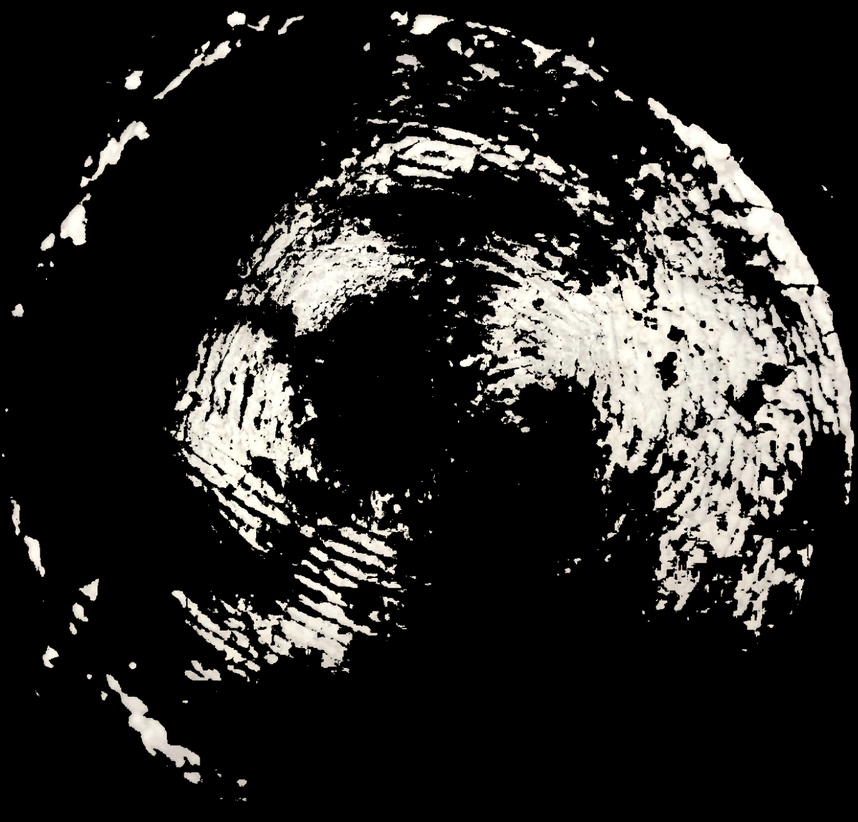
#> input picture grid.jpg, 858 x 822 px, shrunk from 1336 x 1280 before the run
$ python grid.py
#> lines starting #> are read from the running program, lines starting #| are printed output that depends on the picture; after the words box and inside, x2 and y2 are one past the last pixel; in counts of white or black regions, pixels touching at a corner belong together
import cv2
import numpy as np

def find_middle_cells_two_layers(grid):
          # Define the dimensions of the grid
    rows = len(grid)
    cols = len(grid[0])

    # List to store indices of middle cells
    middle_cells = []

    # Iterate over each cell in the grid

    for i in range(2, rows - 2):
        skip=0;
        for j in range(2, cols - 2):
            color = grid[i][j]
            if(color==0 or skip > 0):
                skip-=1
                continue;
            print(grid[i][j])
            # Check if the cell is surrounded by 2 layers of the same color
            if (grid[i-1][j] == color and grid[i+1][j] == color and
                grid[i][j-1] == color and grid[i][j+1] == color and
                grid[i-2][j] == color and grid[i+2][j] == color and
                grid[i][j-2] == color and grid[i][j+2] == color):
                # Append the index of the middle cell to the list
                middle_cells.append((i, j))
                skip=2;
    return middle_cells

# Read the image
image = cv2.imread('grid.jpg')
#> image is the input picture: shape (822, 858, 3); mean B, G, R 37.1, 39, 40

# Convert the image to grayscale
gray = cv2.cvtColor(image, cv2.COLOR_BGR2GRAY)

# Threshold the image to obtain white regions
_, white_mask = cv2.threshold(gray, 200, 255, cv2.THRESH_BINARY)
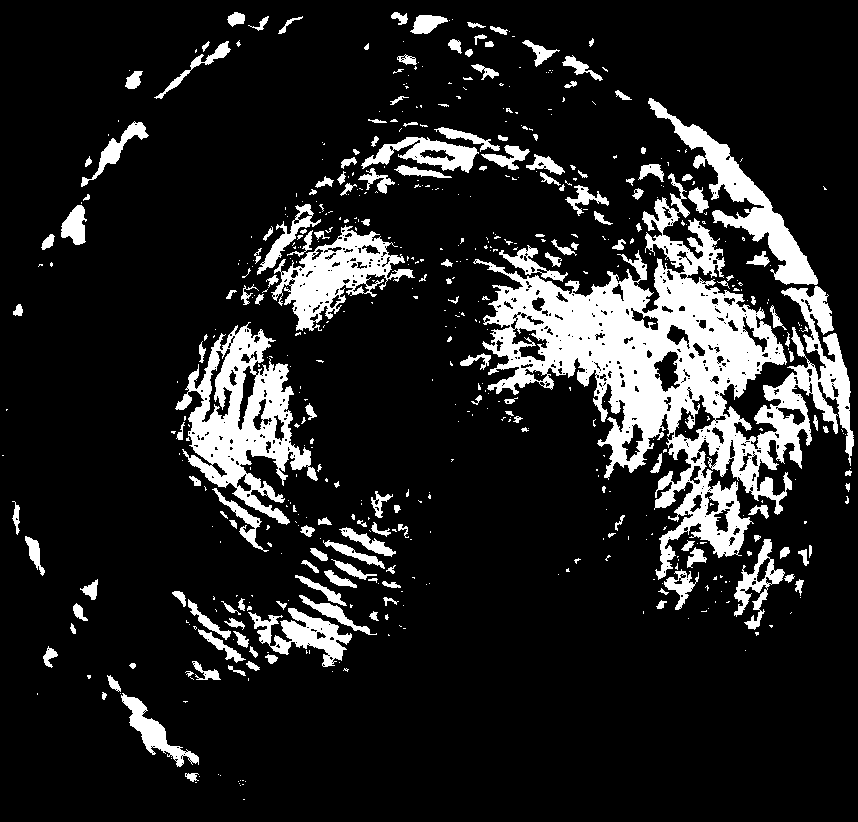
#> white_mask: shape (822, 858); 14.2% white; 568 white regions (391 under 20 px), largest, box (x1, y1, x2, y2) and area: (473, 173, 854, 580) 46289, (175, 322, 318, 525) 11307, (648, 98, 818, 285) 5839

# Define the grid size
grid_size = 200
# Overlay grid lines on the original image
rows, cols = gray.shape
#> rows = 822; cols = 858

# Draw horizontal lines
for i in range(0, rows, grid_size):
    cv2.line(image, (0, i), (cols, i), (0, 255, 0), 1)
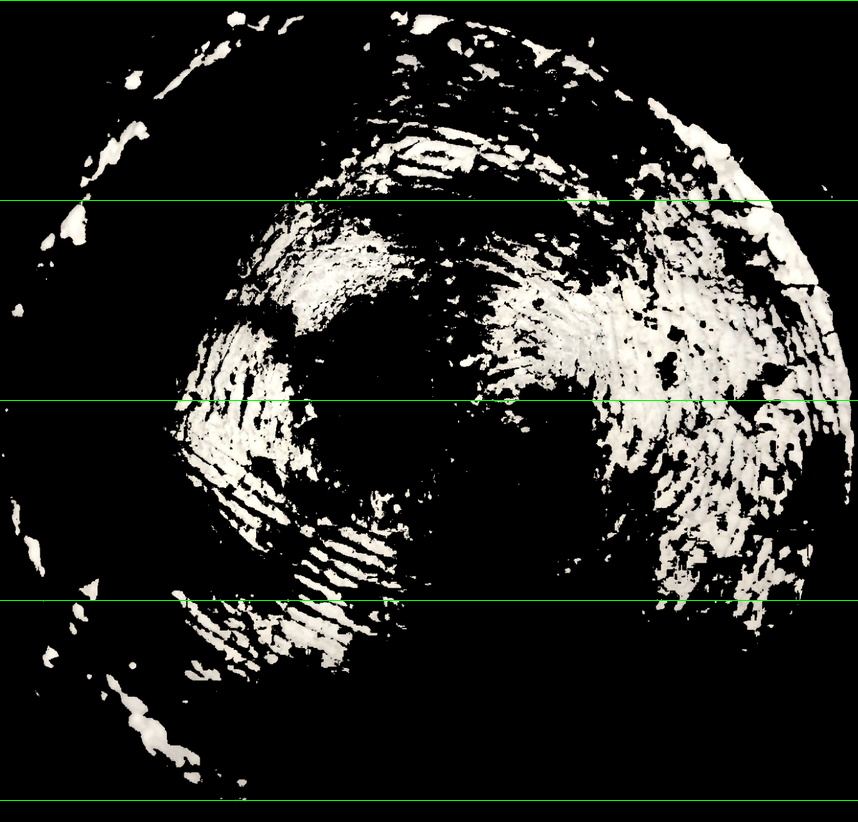
#> image: shape (822, 858, 3); 0.61% of pixels changed, all inside (x1, y1, x2, y2) = (0, 0, 858, 801)

# Draw vertical lines
for j in range(0, cols, grid_size):
    cv2.line(image, (j, 0), (j, rows), (0, 255, 0), 1)
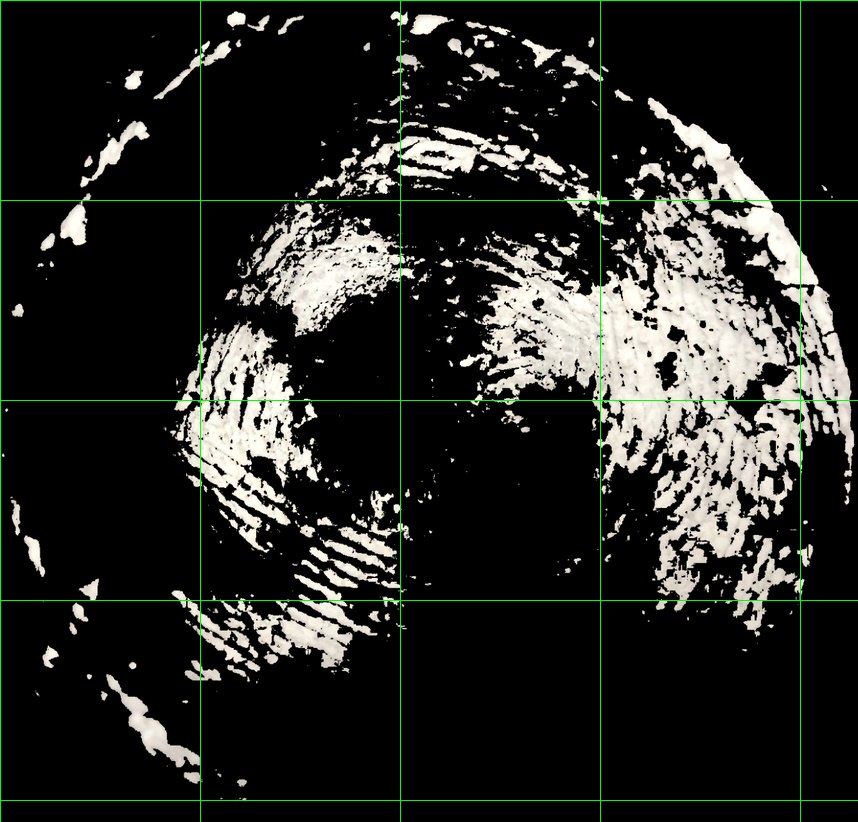
#> image: shape (822, 858, 3); 0.58% of pixels changed, all inside (x1, y1, x2, y2) = (0, 1, 801, 822)

whites = [[0] * cols for _ in range(rows)]
#> whites = 822 items
for i in range(0, rows, grid_size):
    for j in range(0, cols, grid_size):
        # Extract the cell's region
        cell = white_mask[i:i+grid_size, j:j+grid_size]
        # Check if at least 50% of the cell is white
        if np.mean(cell) >= 50:  # Assuming white has intensity > 127.5 for 50%
            # Highlight the cell
            whites[i][j]=1
            cv2.rectangle(image, (j, i), (j+grid_size, i+grid_size), (0, 0, 255), 1)
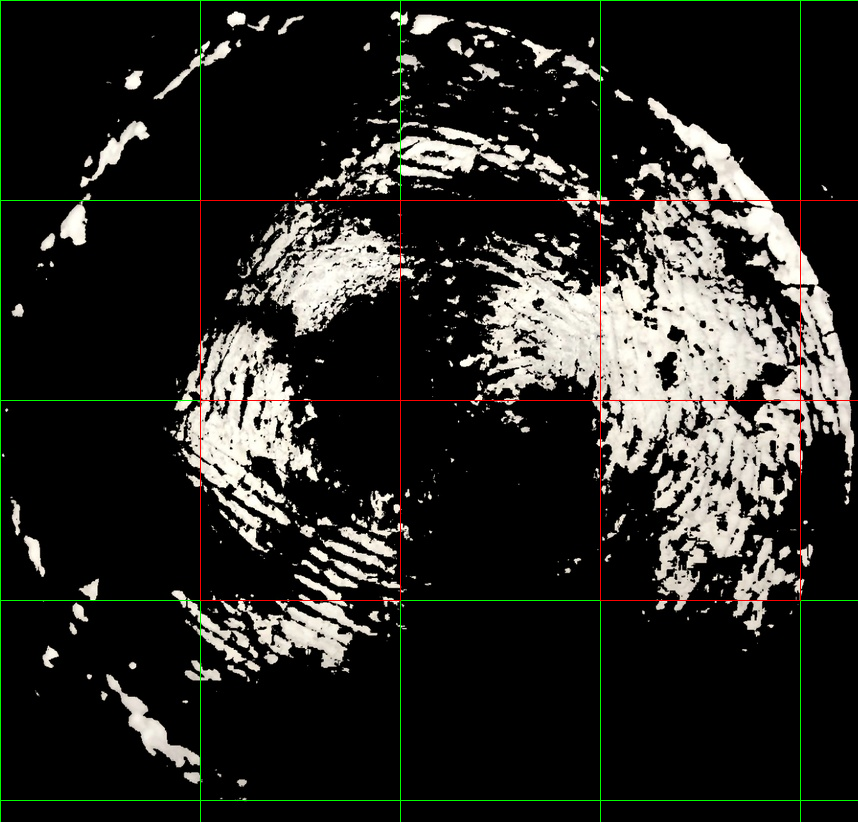
#> image: shape (822, 858, 3); 0.47% of pixels changed, all inside (x1, y1, x2, y2) = (200, 200, 858, 601)
print(find_middle_cells_two_layers(whites))
#> in find_middle_cells_two_layers, `rows = len(grid)`: rows = 822
#> in find_middle_cells_two_layers, `cols = len(grid[0])`: cols = 858
#> the loop in find_middle_cells_two_layers, `for i in range(2, rows - 2):` made 818 passes
#| 1
#| 1
#| 1
#| 1
#| 1
#| 1
#> after the loop in find_middle_cells_two_layers, `for i in range(2, rows - 2):`: middle_cells = []
# Display the image with highlighted cells
# print(whites)
cv2.imshow('Image with Highlighted Cells', image)
cv2.waitKey(0)
cv2.destroyAllWindows()

$ run again, with pills.jpg copied over grid.jpg
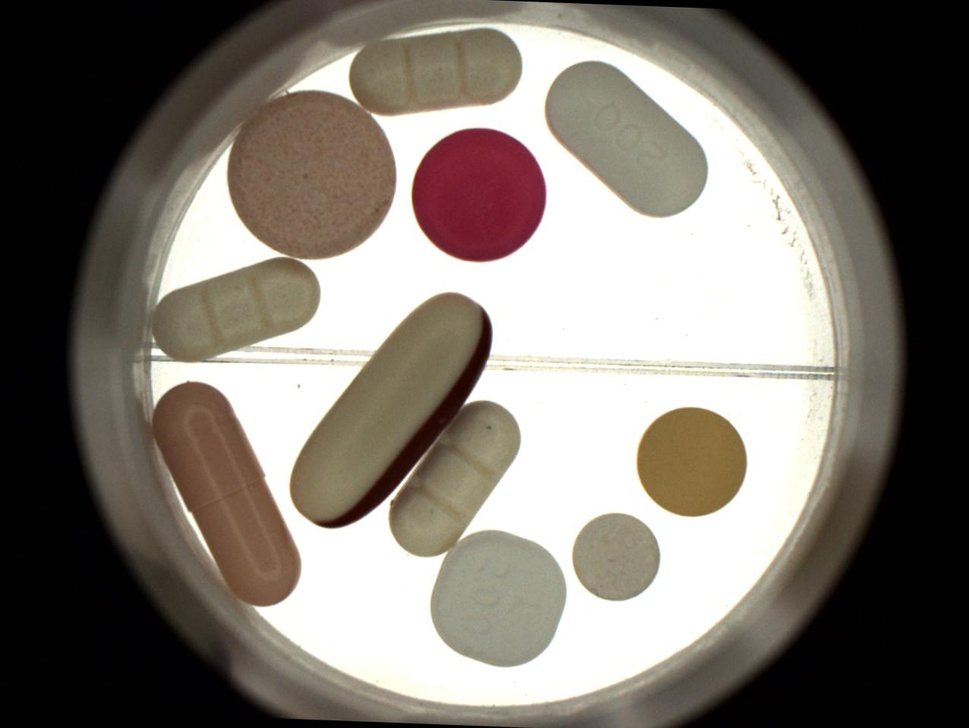
#> input picture pills.jpg, 969 x 728 px, shrunk from 1276 x 958 before the run
#> image is the input picture: shape (728, 969, 3); mean B, G, R 111.3, 119.2, 125.6
#> `_, white_mask = cv2.threshold(gray, 200, 255, cv2.THRESH_BINARY)`:
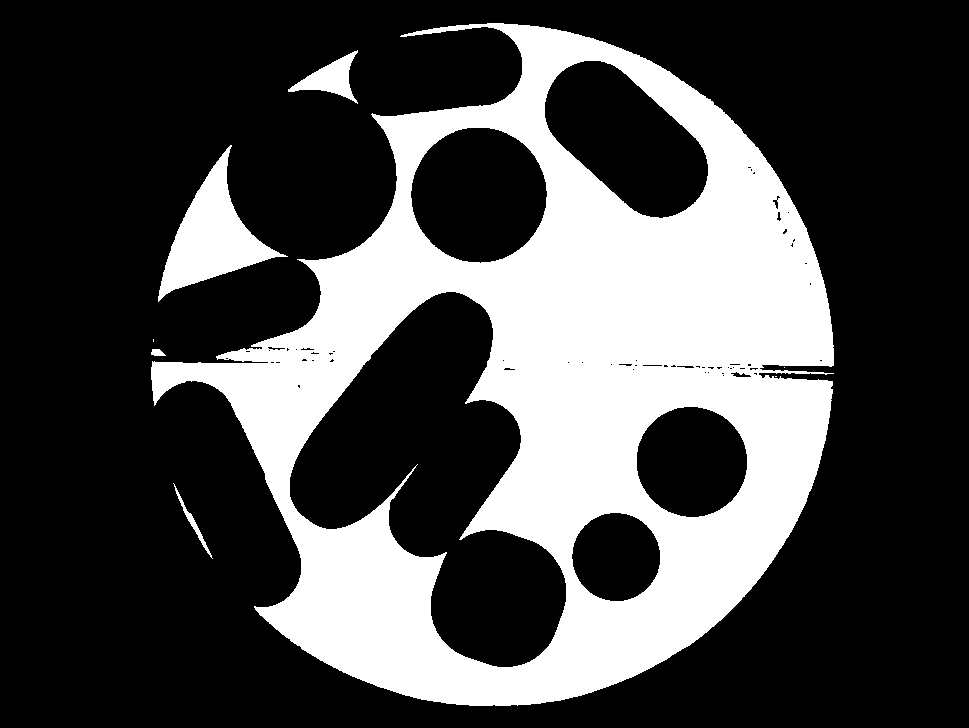
#> white_mask: shape (728, 969); 28.9% white; 8 white regions (3 under 20 px), largest, box (x1, y1, x2, y2) and area: (151, 23, 834, 706) 194698, (158, 145, 288, 302) 7203, (288, 50, 358, 104) 1443, (173, 483, 213, 559) 299, (151, 349, 166, 356) 78
#> whites = 728 items
#> after the loop `for i in range(0, rows, grid_size):`:
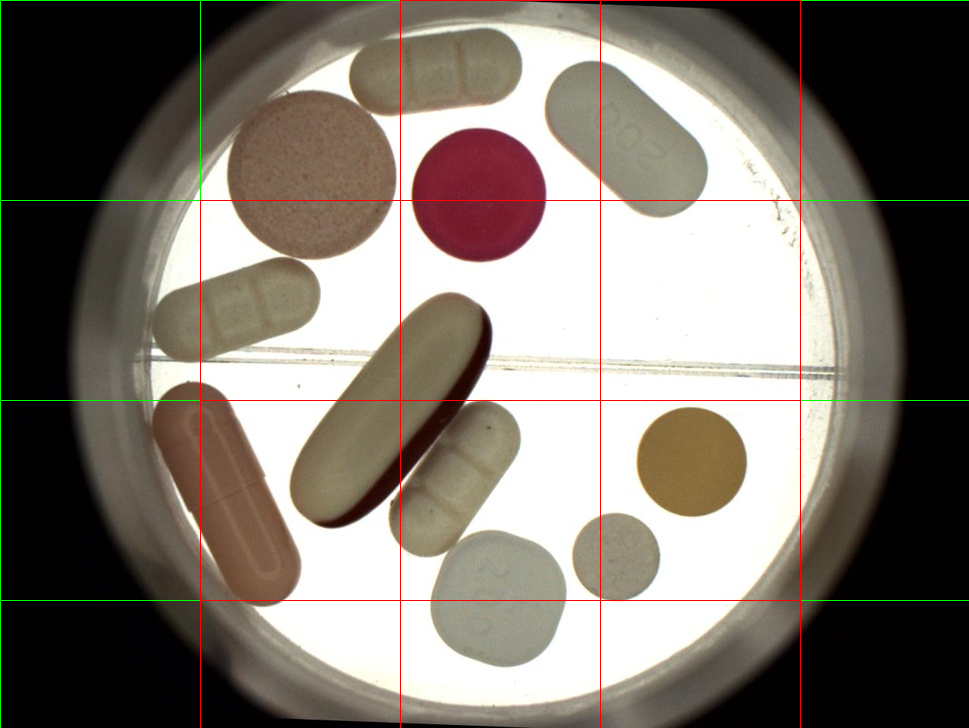
#> image: shape (728, 969, 3); mean B, G, R 110.2, 119, 126.1
#> in find_middle_cells_two_layers, `rows = len(grid)`: rows = 728
#> in find_middle_cells_two_layers, `cols = len(grid[0])`: cols = 969
#> the loop in find_middle_cells_two_layers, `for i in range(2, rows - 2):` made 724 passes
#| 1
#| 1
#| 1
#| 1
#| 1
#| 1
#> (further printed lines are left out)
#> after the loop in find_middle_cells_two_layers, `for i in range(2, rows - 2):`: middle_cells = []
